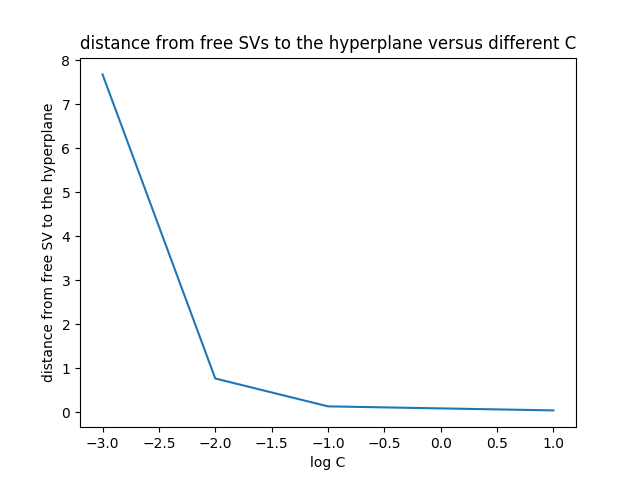

Python code for this plot:
import numpy as np
import matplotlib.pyplot as plt
import math
from sklearn.svm import SVC
from sklearn.metrics.pairwise import rbf_kernel

f = open("features.train", 'r')
data = f.readlines()
f.close()

def rowProcess(row):
    row = row.strip()
    row = [ x for x in row.split(' ') if x != '']
    digit, intensity, symmetry = int(float(row[0])), float(row[1]), float(row[2])
    y = 1 if digit == 0 else -1
    return [y, intensity, symmetry]

train_data = np.array([ rowProcess(row) for row in data ])
X, Y = train_data[:,1:], train_data[:,0]
C_list = [1e-3, 1e-2, 1e-1, 1, 10]
K = rbf_kernel(X, gamma=80)
dist = []
for C in C_list:
    clf = SVC(C=C, kernel='rbf', gamma = 80, shrinking=True, cache_size=2048)
    clf.fit(X, Y)
    alpha_y, SVidx, svNum = np.array(clf.dual_coef_), np.array(clf.support_), len(clf.dual_coef_)
    subKmatrix = np.array([ [ K[i][j] for j in SVidx ] for i in SVidx ])
    w_len = np.sqrt(alpha_y @ subKmatrix @ alpha_y.T)[0][0]
    dist.append(1/w_len)
    print(1 / w_len)
plt.title('distance from free SVs to the hyperplane versus different C')
plt.plot([-3, -2, -1, 0, 1], dist)
plt.xlabel('log C')
plt.ylabel('distance from free SV to the hyperplane')
plt.savefig('p14.png', format='png')